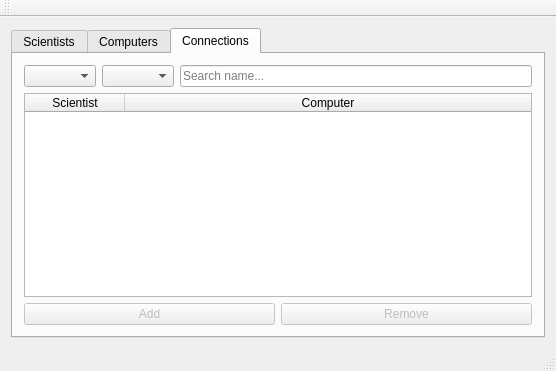
<?xml version="1.0" encoding="UTF-8"?>
<ui version="4.0">
 <class>MainWindow</class>
 <widget class="QMainWindow" name="MainWindow">
  <property name="geometry">
   <rect>
    <x>0</x>
    <y>0</y>
    <width>556</width>
    <height>371</height>
   </rect>
  </property>
  <property name="windowTitle">
   <string>Scientists and Computers</string>
  </property>
  <widget class="QWidget" name="centralWidget">
   <layout class="QVBoxLayout" name="verticalLayout">
    <item>
     <widget class="QTabWidget" name="tabWidget_choose_table">
      <property name="enabled">
       <bool>true</bool>
      </property>
      <property name="locale">
       <locale language="Icelandic" country="Iceland"/>
      </property>
      <property name="currentIndex">
       <number>2</number>
      </property>
      <widget class="QWidget" name="tab_scientist">
       <attribute name="title">
        <string>Scientists</string>
       </attribute>
       <layout class="QVBoxLayout" name="verticalLayout_2">
        <item>
         <layout class="QVBoxLayout" name="main_scientist">
          <item>
           <layout class="QHBoxLayout" name="header_scientist">
            <item>
             <widget class="QComboBox" name="dropdown_scientist_order"/>
            </item>
            <item>
             <widget class="QComboBox" name="dropdown_scientist_asc"/>
            </item>
            <item>
             <widget class="QLineEdit" name="search_scientist">
              <property name="locale">
               <locale language="Icelandic" country="Iceland"/>
              </property>
              <property name="text">
               <string/>
              </property>
              <property name="placeholderText">
               <string>Search name...</string>
              </property>
             </widget>
            </item>
           </layout>
          </item>
          <item>
           <widget class="QTableWidget" name="table_scientist">
            <property name="enabled">
             <bool>true</bool>
            </property>
            <property name="mouseTracking">
             <bool>false</bool>
            </property>
            <property name="locale">
             <locale language="Icelandic" country="Iceland"/>
            </property>
            <property name="editTriggers">
             <set>QAbstractItemView::NoEditTriggers</set>
            </property>
            <property name="alternatingRowColors">
             <bool>false</bool>
            </property>
            <property name="selectionBehavior">
             <enum>QAbstractItemView::SelectRows</enum>
            </property>
            <property name="showGrid">
             <bool>true</bool>
            </property>
            <property name="sortingEnabled">
             <bool>false</bool>
            </property>
            <attribute name="horizontalHeaderStretchLastSection">
             <bool>true</bool>
            </attribute>
            <attribute name="verticalHeaderVisible">
             <bool>false</bool>
            </attribute>
            <column>
             <property name="text">
              <string>Name</string>
             </property>
            </column>
            <column>
             <property name="text">
              <string>Sex</string>
             </property>
            </column>
            <column>
             <property name="text">
              <string>Year of Birth</string>
             </property>
            </column>
            <column>
             <property name="text">
              <string>Year of Death</string>
             </property>
            </column>
           </widget>
          </item>
          <item>
           <layout class="QHBoxLayout" name="footer_scientist">
            <item>
             <widget class="QPushButton" name="button_add_scientist">
              <property name="text">
               <string>Add</string>
              </property>
             </widget>
            </item>
            <item>
             <widget class="QPushButton" name="button_remove_scientist">
              <property name="enabled">
               <bool>false</bool>
              </property>
              <property name="text">
               <string>Remove</string>
              </property>
             </widget>
            </item>
           </layout>
          </item>
         </layout>
        </item>
       </layout>
      </widget>
      <widget class="QWidget" name="tab_computer">
       <attribute name="title">
        <string>Computers</string>
       </attribute>
       <layout class="QVBoxLayout" name="verticalLayout_3">
        <item>
         <layout class="QVBoxLayout" name="main_computer">
          <item>
           <layout class="QHBoxLayout" name="header_computer">
            <item>
             <widget class="QComboBox" name="dropdown_computer_order"/>
            </item>
            <item>
             <widget class="QComboBox" name="dropdown_computer_asc"/>
            </item>
            <item>
             <widget class="QLineEdit" name="search_computer">
              <property name="text">
               <string/>
              </property>
              <property name="echoMode">
               <enum>QLineEdit::Normal</enum>
              </property>
              <property name="placeholderText">
               <string>Search name...</string>
              </property>
             </widget>
            </item>
           </layout>
          </item>
          <item>
           <widget class="QTableWidget" name="table_computer">
            <property name="editTriggers">
             <set>QAbstractItemView::NoEditTriggers</set>
            </property>
            <property name="selectionBehavior">
             <enum>QAbstractItemView::SelectRows</enum>
            </property>
            <property name="sortingEnabled">
             <bool>false</bool>
            </property>
            <attribute name="horizontalHeaderShowSortIndicator" stdset="0">
             <bool>false</bool>
            </attribute>
            <attribute name="horizontalHeaderStretchLastSection">
             <bool>true</bool>
            </attribute>
            <column>
             <property name="text">
              <string>Name</string>
             </property>
            </column>
            <column>
             <property name="text">
              <string>Type</string>
             </property>
            </column>
            <column>
             <property name="text">
              <string>Year built</string>
             </property>
            </column>
            <column>
             <property name="text">
              <string>Was built</string>
             </property>
            </column>
           </widget>
          </item>
          <item>
           <layout class="QHBoxLayout" name="footer_computer">
            <item>
             <widget class="QPushButton" name="button_add_computer">
              <property name="text">
               <string>Add</string>
              </property>
             </widget>
            </item>
            <item>
             <widget class="QPushButton" name="button_remove_computer">
              <property name="enabled">
               <bool>false</bool>
              </property>
              <property name="text">
               <string>Remove</string>
              </property>
             </widget>
            </item>
           </layout>
          </item>
         </layout>
        </item>
       </layout>
      </widget>
      <widget class="QWidget" name="tab_connection">
       <attribute name="title">
        <string>Connections</string>
       </attribute>
       <layout class="QVBoxLayout" name="verticalLayout_5">
        <item>
         <layout class="QVBoxLayout" name="main_connection">
          <item>
           <layout class="QHBoxLayout" name="header_connection">
            <item>
             <widget class="QComboBox" name="dropdown_connection_order"/>
            </item>
            <item>
             <widget class="QComboBox" name="dropdown_connection_asc"/>
            </item>
            <item>
             <widget class="QLineEdit" name="search_connection">
              <property name="placeholderText">
               <string>Search name...</string>
              </property>
             </widget>
            </item>
           </layout>
          </item>
          <item>
           <widget class="QTableWidget" name="table_connection">
            <property name="autoFillBackground">
             <bool>false</bool>
            </property>
            <property name="editTriggers">
             <set>QAbstractItemView::NoEditTriggers</set>
            </property>
            <property name="selectionBehavior">
             <enum>QAbstractItemView::SelectRows</enum>
            </property>
            <property name="sortingEnabled">
             <bool>true</bool>
            </property>
            <attribute name="horizontalHeaderStretchLastSection">
             <bool>true</bool>
            </attribute>
            <column>
             <property name="text">
              <string>Scientist</string>
             </property>
            </column>
            <column>
             <property name="text">
              <string>Computer</string>
             </property>
            </column>
           </widget>
          </item>
          <item>
           <layout class="QHBoxLayout" name="footer_connection">
            <item>
             <widget class="QPushButton" name="button_add_connection">
              <property name="enabled">
               <bool>false</bool>
              </property>
              <property name="text">
               <string>Add</string>
              </property>
             </widget>
            </item>
            <item>
             <widget class="QPushButton" name="button_remove_connection">
              <property name="enabled">
               <bool>false</bool>
              </property>
              <property name="text">
               <string>Remove</string>
              </property>
             </widget>
            </item>
           </layout>
          </item>
         </layout>
        </item>
       </layout>
      </widget>
     </widget>
    </item>
   </layout>
  </widget>
  <widget class="QMenuBar" name="menuBar">
   <property name="geometry">
    <rect>
     <x>0</x>
     <y>0</y>
     <width>556</width>
     <height>21</height>
    </rect>
   </property>
  </widget>
  <widget class="QToolBar" name="mainToolBar">
   <property name="enabled">
    <bool>true</bool>
   </property>
   <attribute name="toolBarArea">
    <enum>TopToolBarArea</enum>
   </attribute>
   <attribute name="toolBarBreak">
    <bool>false</bool>
   </attribute>
  </widget>
  <widget class="QStatusBar" name="statusBar"/>
 </widget>
 <layoutdefault spacing="6" margin="11"/>
 <tabstops>
  <tabstop>tabWidget_choose_table</tabstop>
  <tabstop>dropdown_scientist_order</tabstop>
  <tabstop>dropdown_scientist_asc</tabstop>
  <tabstop>search_scientist</tabstop>
  <tabstop>table_scientist</tabstop>
  <tabstop>button_add_scientist</tabstop>
  <tabstop>button_remove_scientist</tabstop>
  <tabstop>dropdown_computer_order</tabstop>
  <tabstop>dropdown_computer_asc</tabstop>
  <tabstop>search_computer</tabstop>
  <tabstop>table_computer</tabstop>
  <tabstop>button_add_computer</tabstop>
  <tabstop>button_remove_computer</tabstop>
  <tabstop>dropdown_connection_order</tabstop>
  <tabstop>dropdown_connection_asc</tabstop>
  <tabstop>search_connection</tabstop>
  <tabstop>table_connection</tabstop>
  <tabstop>button_add_connection</tabstop>
  <tabstop>button_remove_connection</tabstop>
 </tabstops>
 <resources/>
 <connections/>
</ui>
